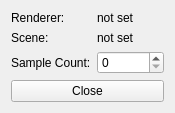
<?xml version="1.0" encoding="UTF-8"?>
<ui version="4.0">
 <class>uirenderoptions</class>
 <widget class="QWidget" name="uirenderoptions">
  <property name="windowModality">
   <enum>Qt::NonModal</enum>
  </property>
  <property name="enabled">
   <bool>true</bool>
  </property>
  <property name="geometry">
   <rect>
    <x>0</x>
    <y>0</y>
    <width>299</width>
    <height>134</height>
   </rect>
  </property>
  <property name="sizePolicy">
   <sizepolicy hsizetype="Fixed" vsizetype="Fixed">
    <horstretch>0</horstretch>
    <verstretch>0</verstretch>
   </sizepolicy>
  </property>
  <property name="minimumSize">
   <size>
    <width>0</width>
    <height>0</height>
   </size>
  </property>
  <property name="windowTitle">
   <string>Render Options</string>
  </property>
  <layout class="QVBoxLayout" name="verticalLayout_2">
   <property name="sizeConstraint">
    <enum>QLayout::SetFixedSize</enum>
   </property>
   <item>
    <layout class="QFormLayout" name="layoutRenderOptions">
     <item row="0" column="0">
      <widget class="QLabel" name="labelRenderer">
       <property name="text">
        <string>Renderer:</string>
       </property>
      </widget>
     </item>
     <item row="0" column="1">
      <widget class="QLabel" name="labelRendererName">
       <property name="text">
        <string>not set</string>
       </property>
      </widget>
     </item>
     <item row="1" column="0">
      <widget class="QLabel" name="labelScene">
       <property name="text">
        <string>Scene:</string>
       </property>
      </widget>
     </item>
     <item row="1" column="1">
      <widget class="QLabel" name="labelSceneName">
       <property name="text">
        <string>not set</string>
       </property>
      </widget>
     </item>
     <item row="2" column="0">
      <widget class="QLabel" name="labelSampleCount">
       <property name="text">
        <string>Sample Count:</string>
       </property>
      </widget>
     </item>
     <item row="2" column="1">
      <widget class="QSpinBox" name="sbSampleCount">
       <property name="maximum">
        <number>999999999</number>
       </property>
      </widget>
     </item>
    </layout>
   </item>
   <item>
    <widget class="QPushButton" name="btnClose">
     <property name="text">
      <string>Close</string>
     </property>
    </widget>
   </item>
  </layout>
 </widget>
 <resources/>
 <connections/>
</ui>
